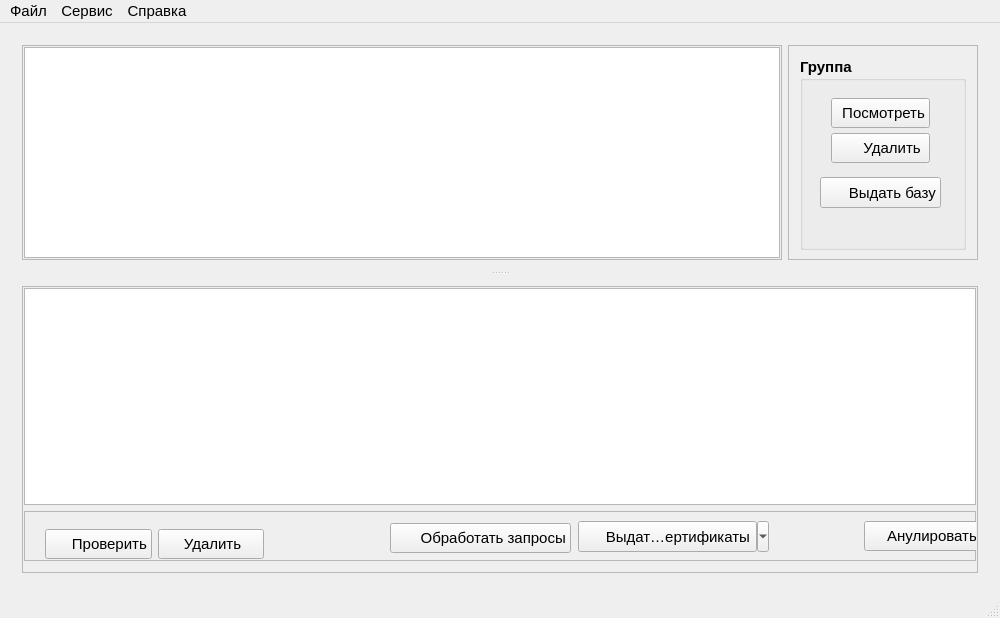
<?xml version="1.0" encoding="UTF-8"?>
<ui version="4.0">
 <class>KeyDistributionCenterClass</class>
 <widget class="QMainWindow" name="KeyDistributionCenterClass">
  <property name="geometry">
   <rect>
    <x>0</x>
    <y>0</y>
    <width>1000</width>
    <height>618</height>
   </rect>
  </property>
  <property name="font">
   <font>
    <pointsize>11</pointsize>
   </font>
  </property>
  <property name="windowTitle">
   <string>Центр Распределения Ключей</string>
  </property>
  <property name="autoFillBackground">
   <bool>false</bool>
  </property>
  <property name="styleSheet">
   <string notr="true"/>
  </property>
  <widget class="QWidget" name="centralWidget">
   <layout class="QGridLayout" name="gridLayout">
    <item row="0" column="0">
     <widget class="QSplitter" name="splitter">
      <property name="orientation">
       <enum>Qt::Vertical</enum>
      </property>
      <widget class="QWidget" name="layoutWidget">
       <layout class="QHBoxLayout" name="horizontalLayout" stretch="80,20">
        <item>
         <widget class="QFrame" name="frame">
          <property name="styleSheet">
           <string notr="true">border-color: rgb(0, 0, 0);
border-width : 1.2px;
</string>
          </property>
          <property name="frameShape">
           <enum>QFrame::StyledPanel</enum>
          </property>
          <property name="frameShadow">
           <enum>QFrame::Raised</enum>
          </property>
          <layout class="QVBoxLayout" name="verticalLayout_3">
           <property name="leftMargin">
            <number>1</number>
           </property>
           <property name="topMargin">
            <number>1</number>
           </property>
           <property name="rightMargin">
            <number>1</number>
           </property>
           <property name="bottomMargin">
            <number>1</number>
           </property>
           <item>
            <layout class="QVBoxLayout" name="verticalLayout_2">
             <item>
              <widget class="QTableView" name="tableViewGroup">
               <property name="selectionMode">
                <enum>QAbstractItemView::SingleSelection</enum>
               </property>
               <property name="selectionBehavior">
                <enum>QAbstractItemView::SelectRows</enum>
               </property>
               <attribute name="horizontalHeaderShowSortIndicator" stdset="0">
                <bool>true</bool>
               </attribute>
               <attribute name="horizontalHeaderStretchLastSection">
                <bool>true</bool>
               </attribute>
               <attribute name="verticalHeaderVisible">
                <bool>false</bool>
               </attribute>
              </widget>
             </item>
            </layout>
           </item>
          </layout>
         </widget>
        </item>
        <item>
         <widget class="QFrame" name="frame_2">
          <property name="styleSheet">
           <string notr="true">border-color: rgb(0, 0, 0);
border-width : 1.2px;
</string>
          </property>
          <property name="frameShape">
           <enum>QFrame::StyledPanel</enum>
          </property>
          <property name="frameShadow">
           <enum>QFrame::Raised</enum>
          </property>
          <layout class="QVBoxLayout" name="verticalLayout_6">
           <property name="bottomMargin">
            <number>9</number>
           </property>
           <item>
            <widget class="QGroupBox" name="groupBox">
             <property name="font">
              <font>
               <pointsize>11</pointsize>
               <weight>75</weight>
               <bold>true</bold>
              </font>
             </property>
             <property name="title">
              <string>Группа</string>
             </property>
             <property name="alignment">
              <set>Qt::AlignLeading|Qt::AlignLeft|Qt::AlignTop</set>
             </property>
             <widget class="QWidget" name="layoutWidget_2">
              <property name="geometry">
               <rect>
                <x>20</x>
                <y>30</y>
                <width>121</width>
                <height>81</height>
               </rect>
              </property>
              <layout class="QVBoxLayout" name="verticalLayout_5">
               <property name="spacing">
                <number>10</number>
               </property>
               <item>
                <widget class="QPushButton" name="pushButtonEditGroup">
                 <property name="minimumSize">
                  <size>
                   <width>0</width>
                   <height>30</height>
                  </size>
                 </property>
                 <property name="font">
                  <font>
                   <pointsize>11</pointsize>
                  </font>
                 </property>
                 <property name="styleSheet">
                  <string notr="true">text-align:right;
background-image: url(&quot;Image/EditGroup.png&quot;);
background-repeat: no-repeat;
background-position: left 
</string>
                 </property>
                 <property name="text">
                  <string>Посмотреть </string>
                 </property>
                </widget>
               </item>
               <item>
                <widget class="QPushButton" name="pushButtonDelGroup">
                 <property name="minimumSize">
                  <size>
                   <width>0</width>
                   <height>30</height>
                  </size>
                 </property>
                 <property name="font">
                  <font>
                   <pointsize>11</pointsize>
                  </font>
                 </property>
                 <property name="styleSheet">
                  <string notr="true">text-align:right;
background-image: url(&quot;Image/DelGroup.png&quot;);
background-repeat: no-repeat;
background-position: left 
</string>
                 </property>
                 <property name="text">
                  <string>Удалить  </string>
                 </property>
                </widget>
               </item>
              </layout>
             </widget>
             <widget class="QPushButton" name="pushButtonGiveOutDB">
              <property name="geometry">
               <rect>
                <x>20</x>
                <y>120</y>
                <width>121</width>
                <height>31</height>
               </rect>
              </property>
              <property name="font">
               <font>
                <pointsize>11</pointsize>
               </font>
              </property>
              <property name="styleSheet">
               <string notr="true">text-align:right;
background-image: url(&quot;Image/Database.png&quot;);
background-repeat: no-repeat;
background-position: left 
</string>
              </property>
              <property name="text">
               <string>Выдать базу </string>
              </property>
             </widget>
            </widget>
           </item>
          </layout>
         </widget>
        </item>
       </layout>
      </widget>
      <widget class="QWidget" name="layoutWidget">
       <layout class="QVBoxLayout" name="verticalLayout" stretch="95">
        <property name="spacing">
         <number>1</number>
        </property>
        <item>
         <widget class="QFrame" name="frame_4">
          <property name="minimumSize">
           <size>
            <width>50</width>
            <height>50</height>
           </size>
          </property>
          <property name="frameShape">
           <enum>QFrame::StyledPanel</enum>
          </property>
          <property name="frameShadow">
           <enum>QFrame::Raised</enum>
          </property>
          <layout class="QVBoxLayout" name="verticalLayout_4">
           <property name="leftMargin">
            <number>1</number>
           </property>
           <property name="topMargin">
            <number>1</number>
           </property>
           <property name="rightMargin">
            <number>1</number>
           </property>
           <item>
            <widget class="QTableView" name="tableView_Users">
             <property name="styleSheet">
              <string notr="true">selection-background-color:#3366cc;
selection-color:white;

</string>
             </property>
             <property name="selectionMode">
              <enum>QAbstractItemView::SingleSelection</enum>
             </property>
             <property name="selectionBehavior">
              <enum>QAbstractItemView::SelectRows</enum>
             </property>
             <attribute name="horizontalHeaderStretchLastSection">
              <bool>true</bool>
             </attribute>
             <attribute name="verticalHeaderVisible">
              <bool>false</bool>
             </attribute>
            </widget>
           </item>
           <item>
            <widget class="QFrame" name="frame_3">
             <property name="minimumSize">
              <size>
               <width>50</width>
               <height>50</height>
              </size>
             </property>
             <property name="frameShape">
              <enum>QFrame::StyledPanel</enum>
             </property>
             <property name="frameShadow">
              <enum>QFrame::Raised</enum>
             </property>
             <widget class="QWidget" name="layoutWidget">
              <property name="geometry">
               <rect>
                <x>10</x>
                <y>7</y>
                <width>241</width>
                <height>41</height>
               </rect>
              </property>
              <layout class="QHBoxLayout" name="horizontalLayout_2">
               <item>
                <widget class="QPushButton" name="pushButtonEditUser">
                 <property name="minimumSize">
                  <size>
                   <width>0</width>
                   <height>30</height>
                  </size>
                 </property>
                 <property name="font">
                  <font>
                   <pointsize>11</pointsize>
                  </font>
                 </property>
                 <property name="styleSheet">
                  <string notr="true">text-align:right;
background-image: url(&quot;Image/EditUser.png&quot;);
background-repeat: no-repeat;
background-position: left 
</string>
                 </property>
                 <property name="text">
                  <string>Проверить </string>
                 </property>
                </widget>
               </item>
               <item>
                <widget class="QPushButton" name="pushButtonDelUser">
                 <property name="minimumSize">
                  <size>
                   <width>0</width>
                   <height>30</height>
                  </size>
                 </property>
                 <property name="font">
                  <font>
                   <pointsize>11</pointsize>
                  </font>
                 </property>
                 <property name="styleSheet">
                  <string notr="true">text-align:left;
background-image: url(&quot;Image/DelUser.png&quot;);
background-repeat: no-repeat;
background-position: left 
</string>
                 </property>
                 <property name="text">
                  <string>      Удалить</string>
                 </property>
                </widget>
               </item>
              </layout>
             </widget>
             <widget class="QPushButton" name="pushButtonLoadMaket">
              <property name="geometry">
               <rect>
                <x>366</x>
                <y>12</y>
                <width>181</width>
                <height>30</height>
               </rect>
              </property>
              <property name="font">
               <font>
                <pointsize>11</pointsize>
               </font>
              </property>
              <property name="styleSheet">
               <string notr="true">text-align:right;
background-image: url(&quot;Image/Load.png&quot;);
background-repeat: no-repeat;
background-position: left </string>
              </property>
              <property name="text">
               <string>Обработать запросы </string>
              </property>
             </widget>
             <widget class="QPushButton" name="pushButtonRevokeCert">
              <property name="geometry">
               <rect>
                <x>840</x>
                <y>10</y>
                <width>118</width>
                <height>30</height>
               </rect>
              </property>
              <property name="font">
               <font>
                <pointsize>11</pointsize>
               </font>
              </property>
              <property name="styleSheet">
               <string notr="true">text-align:right;
background-image: url(&quot;Image/RevokeCert.png&quot;);
background-repeat: no-repeat;
background-position: left </string>
              </property>
              <property name="text">
               <string>  Анулировать </string>
              </property>
             </widget>
             <widget class="QToolButton" name="toolButtonGiveCert">
              <property name="geometry">
               <rect>
                <x>554</x>
                <y>10</y>
                <width>191</width>
                <height>31</height>
               </rect>
              </property>
              <property name="font">
               <font>
                <pointsize>11</pointsize>
                <weight>50</weight>
                <bold>false</bold>
               </font>
              </property>
              <property name="styleSheet">
               <string notr="true">text-align:right;
background-image: url(&quot;Image/Cert.png&quot;);
background-repeat: no-repeat;
background-position: left </string>
              </property>
              <property name="text">
               <string>      Выдать сертификаты </string>
              </property>
              <property name="popupMode">
               <enum>QToolButton::MenuButtonPopup</enum>
              </property>
             </widget>
            </widget>
           </item>
          </layout>
         </widget>
        </item>
       </layout>
      </widget>
     </widget>
    </item>
   </layout>
  </widget>
  <widget class="QMenuBar" name="menuBar">
   <property name="geometry">
    <rect>
     <x>0</x>
     <y>0</y>
     <width>1000</width>
     <height>26</height>
    </rect>
   </property>
   <property name="font">
    <font>
     <pointsize>11</pointsize>
    </font>
   </property>
   <widget class="QMenu" name="menubnb">
    <property name="font">
     <font>
      <pointsize>11</pointsize>
      <weight>50</weight>
      <bold>false</bold>
     </font>
    </property>
    <property name="title">
     <string>Файл</string>
    </property>
    <addaction name="actionExit"/>
   </widget>
   <widget class="QMenu" name="menu">
    <property name="title">
     <string>Сервис</string>
    </property>
    <addaction name="actionCheckCert"/>
    <addaction name="actionChangePswd"/>
    <addaction name="actionGiveSysCert"/>
   </widget>
   <widget class="QMenu" name="menu_Help">
    <property name="title">
     <string>Справка</string>
    </property>
    <addaction name="actionAboutProgram"/>
   </widget>
   <addaction name="menubnb"/>
   <addaction name="menu"/>
   <addaction name="menu_Help"/>
  </widget>
  <widget class="QStatusBar" name="statusBar"/>
  <action name="actionAdmin">
   <property name="text">
    <string>Администратор</string>
   </property>
   <property name="toolTip">
    <string>Меню администратора</string>
   </property>
  </action>
  <action name="actionSettings">
   <property name="text">
    <string>Настройка</string>
   </property>
   <property name="toolTip">
    <string>Настройка программы</string>
   </property>
  </action>
  <action name="actionService">
   <property name="text">
    <string>Сервис</string>
   </property>
   <property name="toolTip">
    <string>Меню сервис</string>
   </property>
  </action>
  <action name="actionHelp">
   <property name="text">
    <string>Помощь</string>
   </property>
   <property name="toolTip">
    <string>Помощь</string>
   </property>
  </action>
  <action name="actionExit">
   <property name="text">
    <string>Выход</string>
   </property>
  </action>
  <action name="actionCreateCer">
   <property name="text">
    <string>Создание корневого сертификата УЦ</string>
   </property>
   <property name="font">
    <font>
     <pointsize>11</pointsize>
    </font>
   </property>
  </action>
  <action name="actionRootCer">
   <property name="text">
    <string>Корневой сертификат...</string>
   </property>
   <property name="font">
    <font>
     <pointsize>11</pointsize>
    </font>
   </property>
  </action>
  <action name="actionCheckCert">
   <property name="text">
    <string>Проверить корневой сертификат</string>
   </property>
   <property name="font">
    <font>
     <pointsize>11</pointsize>
    </font>
   </property>
  </action>
  <action name="actionChangePswd">
   <property name="text">
    <string>Сменить пароль</string>
   </property>
   <property name="font">
    <font>
     <pointsize>11</pointsize>
    </font>
   </property>
  </action>
  <action name="actionAboutProgram">
   <property name="text">
    <string>О программе</string>
   </property>
   <property name="font">
    <font>
     <pointsize>11</pointsize>
    </font>
   </property>
  </action>
  <action name="actionGiveSysCert">
   <property name="text">
    <string>Выгрузить системные сертификаты</string>
   </property>
   <property name="font">
    <font>
     <pointsize>11</pointsize>
    </font>
   </property>
  </action>
 </widget>
 <layoutdefault spacing="6" margin="11"/>
 <resources>
  <include location="KeyDistributionCenter.qrc"/>
 </resources>
 <connections/>
</ui>
